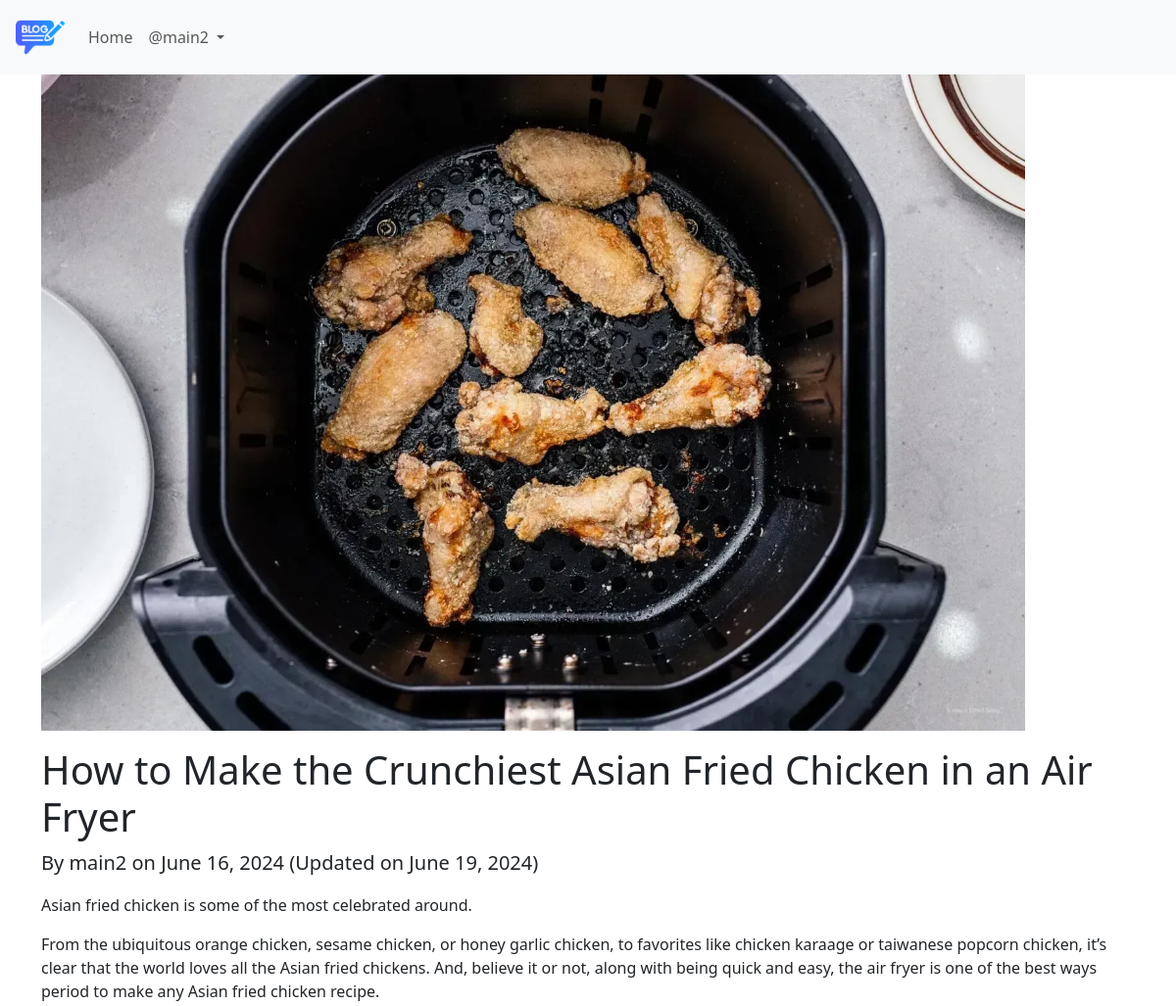
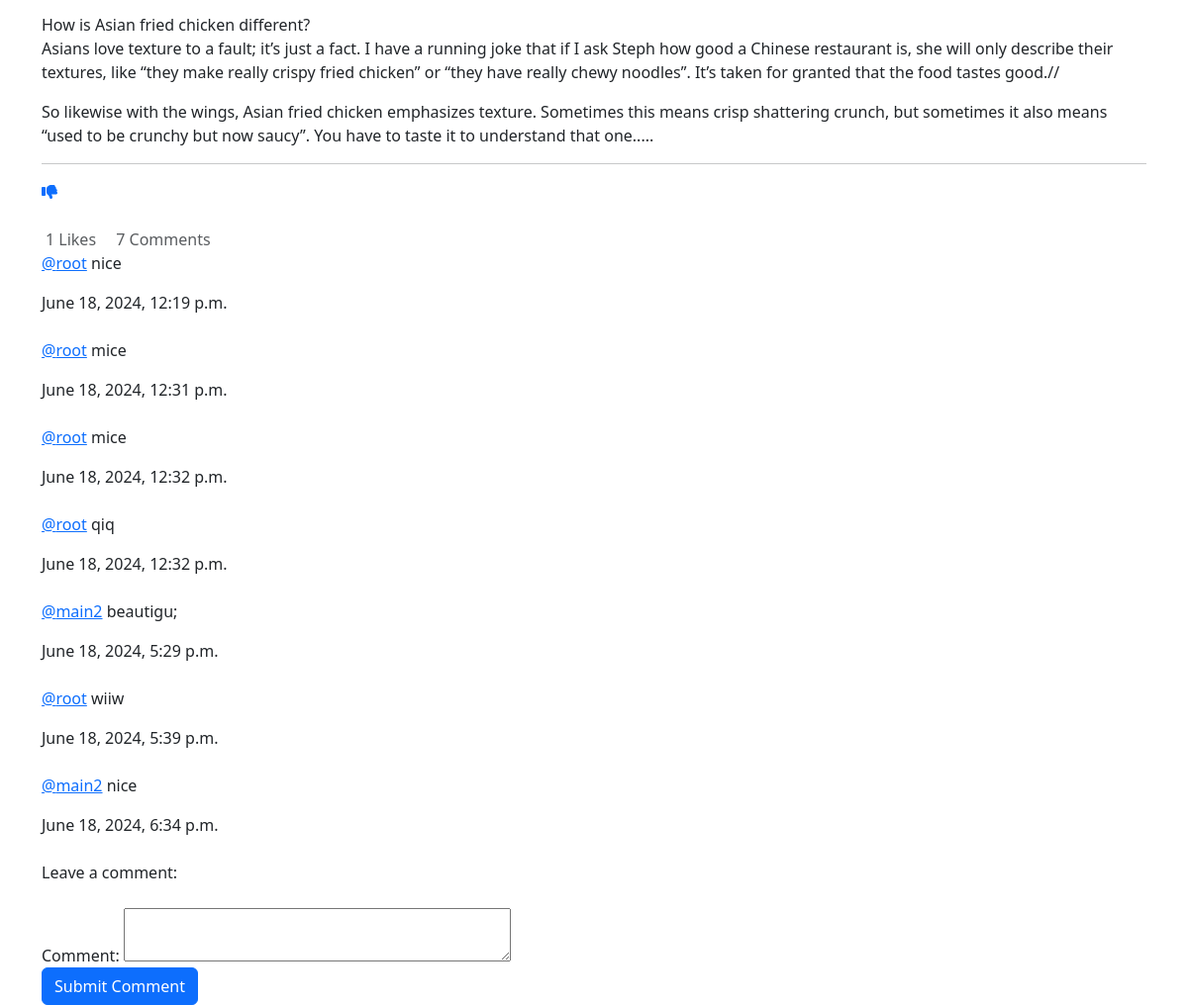
Screenshot of /blog/details/2/ (signed in) with the database file from the repository (2 pictures, top to bottom).
### App_Blog/models.py (models this page shows, shortened)
class Blog(models.Model):
    author = models.ForeignKey(User,on_delete=models.CASCADE,related_name='post_author')
    blog_title = models.CharField(max_length=260,verbose_name="Put a title")
    slug = models.SlugField(max_length=264,unique=True)
    blog_content =models.TextField(verbose_name='What is on your mind? ')
    blog_image =models.ImageField(upload_to='blog_image', verbose_name='Image')
    publish_date = models.DateTimeField(auto_now_add=True)
    update_date = models.DateTimeField(auto_now=True)

class Comment(models.Model):
    blog= models.ForeignKey(Blog,on_delete=models.CASCADE,related_name='blog_comment')
    user=models.ForeignKey(User,on_delete=models.CASCADE,related_name='user_comment')
    comment = models.TextField(max_length=200)
    comment_date =models.DateTimeField(auto_now_add=True)

### App_Blog/views.py (the view, shortened to what this page needs)
# urls.py: path('details/<int:pk>/',views.blog_details,name='details_blog'),
@login_required
def blog_details(request,pk):
    blog = Blog.objects.get(pk=pk)
    comment_form = CommentForm()
    already_liked= Likes.objects.filter(blog=blog,user =request.user)
    if already_liked:
        Liked = True
    else:
        Liked = False
    context = {'blog': blog, 'comment_form': comment_form,'Liked':Liked}  # Pass only form for GET requests
    return render(request, 'App_Blog/blog_details.html', context)

### App_Blog/forms.py
class CommentForm(forms.ModelForm):
    class Meta:
        model = Comment
        fields = ('comment',)
    def __init__(self, *args, **kwargs):
        super().__init__(*args, **kwargs)
        self.fields['comment'].widget.attrs.update({'class': 'form-control','rows': 2,'class':'mt-3'})
        if self.errors:
            self.fields['comment'].widget.attrs.update({'class': 'form-control is-invalid'})

### templates/App_Blog/blog_details.html (shortened to what this page needs)
{% extends "base.html" %}
{% block body_block %}
<div class="row">
    <div class="col-md-12">
        <img src="{{ blog.blog_image.url }}" width="90%" class="img-fluid mb-3" alt="{{ blog.blog_title }}">
        <h1>{{ blog.blog_title }}</h1>
        <p class="lead">
            By {{ blog.author }} on {{ blog.publish_date|date:"F d, Y" }}
            {% if blog.update_date %}
                (Updated on {{ blog.update_date|date:"F d, Y" }})
            {% endif %}
        </p>
        <div class="content">
            {{ blog.blog_content|safe|linebreaks }} </div>
            <hr>
            {% if not Liked %}
            <a href="{% url "App_Blog:like_post" pk=blog.pk %}"> <i class="fa-solid fa-thumbs-up">  </i></a>
            {% else %}
            <a href="{% url "App_Blog:unlike_post" pk=blog.pk %}"> <i class="fa-solid fa-thumbs-down">  </i></a>
            {% endif %}
        <div class="d-flex justify-content-between align-items-center mt-4">
            <div class="text-muted">
                 {{ blog.liked_blog.count }} Likes
                 {{ blog.blog_comment.count }} Comments
            </div>
            </div>
            <div>
                {% for comment in blog.blog_comment.all  %}
                <p> <a href="#"> @{{comment.user}}</a> {{comment.comment}}</p>   {{comment.comment_date}}
                <br>
                <br>
                {% endfor %}
            </div>
            <form method="POST">
                <div class="form-group">
                  <label for="comment_text" class="form-label">Leave a comment:</label>
                  {{comment_form}}
                </div>
                <button type="submit" class="btn btn-primary">Submit Comment</button>
              </form>
    </div>
    {% endblock %}

### templates/base.html (shortened to what this page needs)
<!doctype html>
<html lang="en">
<head>
  <link rel="stylesheet" href="https://use.fontawesome.com/releases/free-v6.2.0/css/all.css">
  <link href="https://cdn.jsdelivr.net/npm/bootstrap@5.3.3/dist/css/bootstrap.min.css" rel="stylesheet">
</head>
<body>
  <nav class="navbar navbar-expand-lg px-3 navbar-light bg-light">
    <a class="navbar-brand"  href="{% url "index" %}"> <img src="/media/logo.png" width="50px"></a>
    <div class="collapse navbar-collapse" id="navbarNav">
      <ul class="navbar-nav">
        <li class="nav-item active">
          <a class="nav-link" href="{% url "index" %}">Home </a>
        </li>
        {% if user.is_authenticated %}
          <li class="nav-item dropdown">
            <a class="nav-link dropdown-toggle" href="#" id="navbardrop" data-bs-toggle="dropdown">
              @{{ user.username }}
            </a>
          </li>
        {% endif %}
      </ul>
    </div>
  </nav>
  <div class='container'>
    {% block body_block %}
    {% endblock body_block %}
  </div>
</body>
</html>

### rows the page displays
Blog: blog_image (picture), blog_title "How to Make the Crunchiest Asian Fried Chicken in an Air Fryer", author "main2", publish_date "June 16, 2024", update_date "June 19, 2024", blog_content "Asian fried chicken is some of the most celebrated around. From the ubiquitous orange chicken, sesame chicken, or honey garlic chicken, to favorites like chicken karaage or taiwanese popcorn chicken, it’s clear that the world loves all the Asian fried chickens. And, believe it or not, along with being quick and easy, the air fryer is one of the best ways period to make any Asian fried chicken recipe. How is Asian fried chicken different? Asians love texture to a fault; it’s just a fact. I have a running joke that if I ask Steph how good a Chinese restaurant is, she will only describe their textures, like “they make really crispy fried chicken” or “they have really chewy noodles”. It’s taken…", liked_blog.count "1", blog_comment.count "7"
Comment: user "root", comment "nice", comment_date "June 18, 2024, 12:19 p.m."
Comment: user "root", comment "mice", comment_date "June 18, 2024, 12:31 p.m."
Comment: user "root", comment "mice", comment_date "June 18, 2024, 12:32 p.m."
Comment: user "root", comment "qiq", comment_date "June 18, 2024, 12:32 p.m."
Comment: user "main2", comment "beautigu;", comment_date "June 18, 2024, 5:29 p.m."
Comment: user "root", comment "wiiw", comment_date "June 18, 2024, 5:39 p.m."
Comment: user "main2", comment "nice", comment_date "June 18, 2024, 6:34 p.m."

### other values shown
{{ user.username }} "main2"
